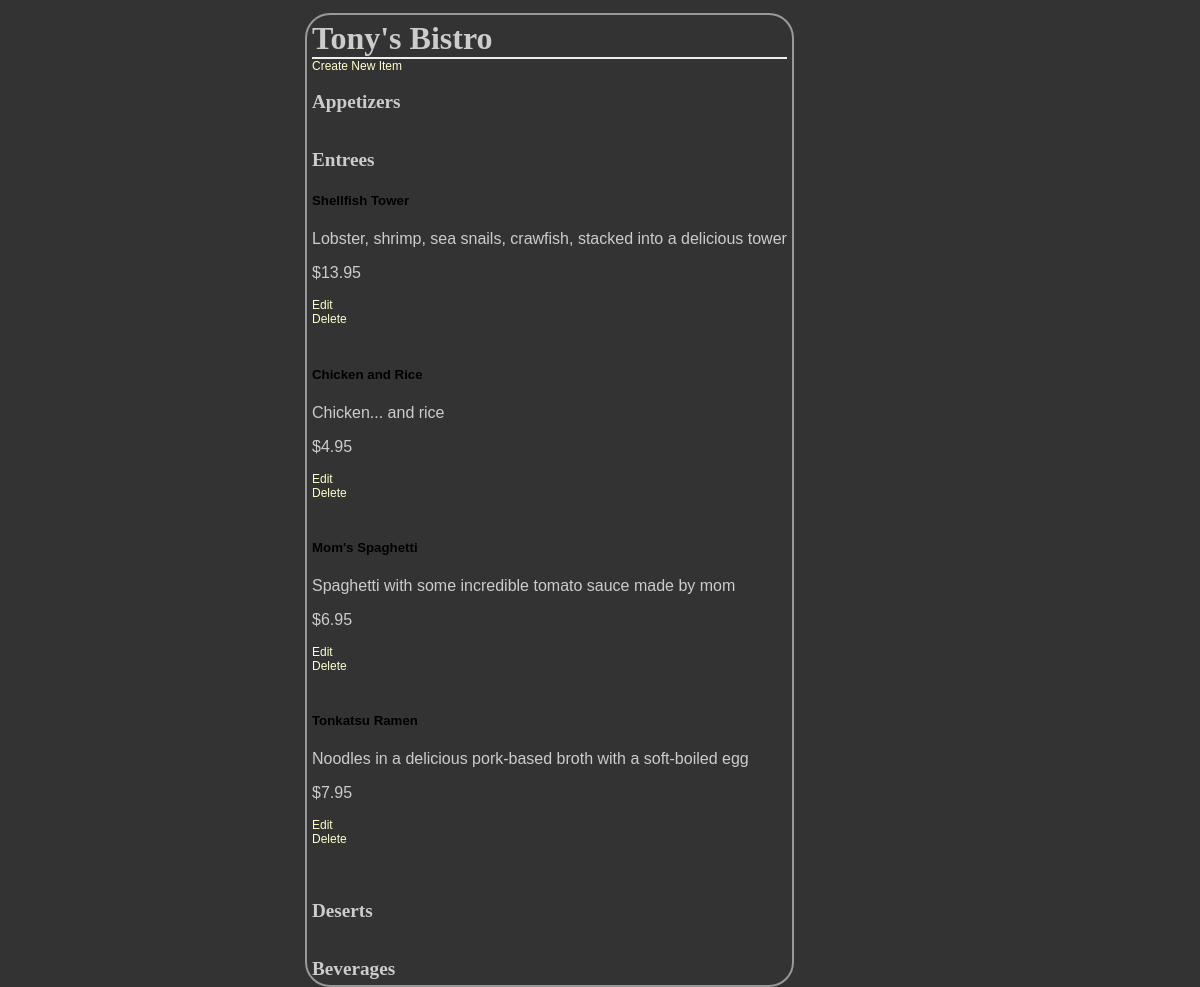
The app's page /restaurant/6/menu/ with its own data.
### database_setup.py (models this page shows, shortened)
class Restaurant(Base):
    __tablename__ = 'restaurant'
    id = Column(Integer, primary_key=True)
    name = Column(String(250), nullable=False)

class MenuItem(Base):
    __tablename__ = 'menu_item'
    name =Column(String(80), nullable = False)
    id = Column(Integer, primary_key = True)
    description = Column(String(250))
    price = Column(String(8))
    course = Column(String(250))
    restaurant_id = Column(Integer,ForeignKey('restaurant.id'))
    restaurant = relationship(Restaurant)

### finalProject.py (the view)
@app.route('/restaurant/<int:restaurant_id>/')
@app.route('/restaurant/<int:restaurant_id>/menu/')
def showMenu(restaurant_id):
	restaurant = session.query(Restaurant).filter_by(id=restaurant_id).one()
	items = session.query(MenuItem).filter_by(restaurant_id=restaurant_id).all()
	return render_template('menu.html', items=items, restaurant=restaurant)

### templates/menu.html (shortened to what this page needs)
<html>
	<head>
		<link rel=stylesheet type=text/css href="{{ url_for('static', filename='styles.css') }}">
	</head>
	<body>
		<div class = 'pane'>
			<h1>{{ restaurant.name }}</h1>
    		{% if items !=[] %}
    		<a href = "{{url_for('newMenuItem', restaurant_id = restaurant.id) }}">Create New Item</a>
    	<h2>Appetizers</h2>
		<h2>Entrees</h2>
			{% for i in items %}
				{% if i.course== 'Entree' %}
					<h5>{{i.name}}</h5>
					<p>{{i.description}}</p>
					<p>{{i.price}}</p>
		    		<a href='{{url_for('editmenuitem',restaurant_id = restaurant.id, menu_id=i.id)}}'>Edit</a>
		    		<a href='{{url_for('deletemenuitem',restaurant_id = restaurant.id, menu_id=i.id)}}'>Delete</a>
		    	{% endif %}
		    {% endfor %}
		<h2>Deserts</h2>
			<h2>Beverages</h2>
		    {% else %}
		    <p>You currently have no menu item. </p>
		    <a href = "{{url_for('newMenuItem')}}">Create New Item</a>
		    {% endif %}
    </div>
</body>
</html>

### static/styles.css (style rules this page uses)
body { font-family: sans-serif; background-color: #333333 }
h1, h2, h3, h4 { color: #CCCCCC; }
h1, h2 { font-family: 'Georgia', serif; margin: 0; }
h1 { border-bottom: 2px solid #eee; }
h2 { font-size: 1.2em; }
p { color: #CCCCCC; }
a { text-decoration: none; color:#FFFFCC; font-size: .75em; }
.pane { position:absolute; left: 25%; border: 2px solid; border-radius: 25px; padding: 5px; margin: 5px; border-color: #999999; }

### records on screen
Restaurant: name "Tony's Bistro"
MenuItem: name "Shellfish Tower", description "Lobster, shrimp, sea snails, crawfish, stacked into a delicious tower", price "$13.95"
MenuItem: name "Chicken and Rice", description "Chicken... and rice", price "$4.95"
MenuItem: name "Mom's Spaghetti", description "Spaghetti with some incredible tomato sauce made by mom", price "$6.95"
MenuItem: name "Tonkatsu Ramen", description "Noodles in a delicious pork-based broth with a soft-boiled egg", price "$7.95"
